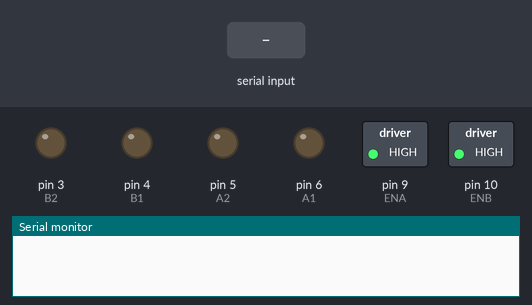
A sketch run on a simulated Arduino Uno, built with avr-gcc and run on an emulated ATmega328P. Shown: switched loads named in the sketch (green lamp = pin HIGH), output pins drawn as LEDs (lit = HIGH), the last lines printed to the serial monitor. The test bench sets the inputs (shaded band).

Above: at 1.2 s.
1.3 s: "MOTOR_FORWARD\n" received over Serial
At 1.6 s:
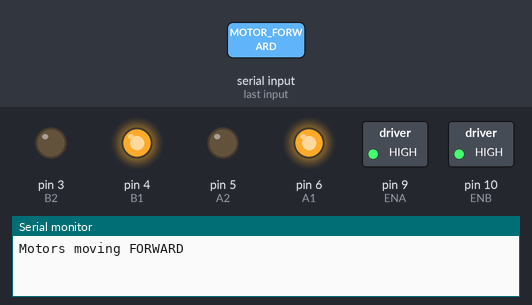
2.8 s: "MOTOR_BACKWARD\n" received over Serial
At 4.0 s:
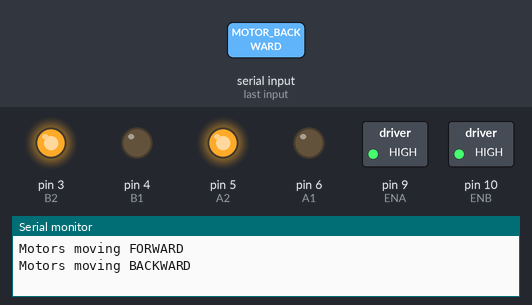
4.3 s: "MOTOR_LEFT\n" received over Serial
At 5.0 s:
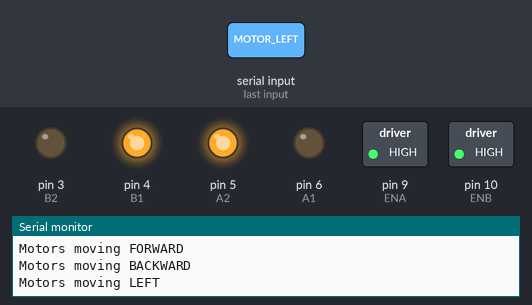
5.8 s: "MOTOR_RIGHT\n" received over Serial
At 6.2 s:
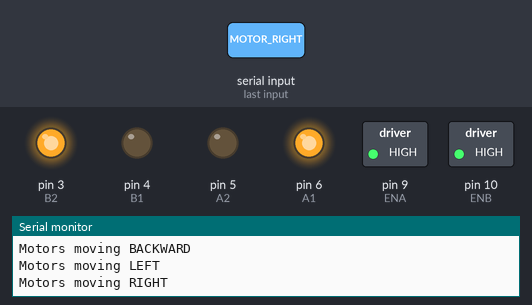
Timing chart, 0 to 8.3 s (numbered marks = the images above; inputs shaded):
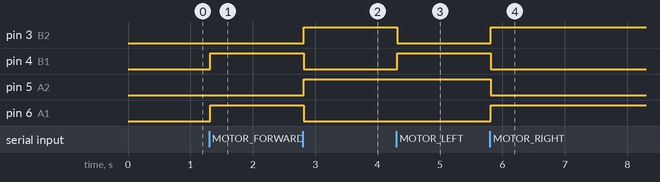

Measured:
- after the input at 1.3 s, pin 4 (B1), pin 6 (A1): LOW → HIGH at once
- after the input at 2.8 s, pin 3 (B2), pin 5 (A2): LOW → HIGH at once; pin 4 (B1), pin 6 (A1): HIGH → LOW at once
- after the input at 4.3 s, pin 3 (B2): HIGH → LOW at once; pin 4 (B1): LOW → HIGH at once
- after the input at 5.8 s, pin 3 (B2), pin 6 (A1): LOW → HIGH at once; pin 4 (B1), pin 5 (A2): HIGH → LOW at once

The sketch:

Arduino-Jarvis2.ino
```cpp
#define ENA 9   // Enable Pin for Motor 1
#define A1 6    // Motor 1 Direction
#define A2 5

#define ENB 10  // Enable Pin for Motor 2
#define B1 4    // Motor 2 Direction
#define B2 3
/*#define ENA D1
#define A1 D2
#define A2 D3
#define ENB D4
#define B1 D5
#define B2 D6 8 */

void setup() {
    Serial.begin(9600);  // Start Serial Communication
    pinMode(ENA, OUTPUT);
    pinMode(A1, OUTPUT);
    pinMode(A2, OUTPUT);

    pinMode(ENB, OUTPUT);
    pinMode(B1, OUTPUT);
    pinMode(B2, OUTPUT);

    // Set initial state
    digitalWrite(A1, LOW);
    digitalWrite(A2, LOW);
    digitalWrite(B1, LOW);
    digitalWrite(B2, LOW);
    analogWrite(ENA, 255); // Full speed
    analogWrite(ENB, 255); // Full speed
}

void loop() {
    if (Serial.available()) {
        String command = Serial.readStringUntil('\n');  // Read serial input
        command.trim();

        if (command == "LED_ON") {
            digitalWrite(7, HIGH);
            Serial.println("LED is ON");
        } else if (command == "LED_OFF") {
            digitalWrite(7, LOW);
            Serial.println("LED is OFF");
        } else if (command == "MOTOR_FORWARD") {
            digitalWrite(A1, HIGH);
            digitalWrite(A2, LOW);
            digitalWrite(B1, HIGH);
            digitalWrite(B2, LOW);
            Serial.println("Motors moving FORWARD");
        } else if (command == "MOTOR_BACKWARD") {
            digitalWrite(A1, LOW);
            digitalWrite(A2, HIGH);
            digitalWrite(B1, LOW);
            digitalWrite(B2, HIGH);
            Serial.println("Motors moving BACKWARD");
        }
           else if (command == "MOTOR_LEFT")
        {
            digitalWrite(A1, LOW);
            digitalWrite(A2, HIGH);
            digitalWrite(B1, HIGH);
            digitalWrite(B2, LOW);
            Serial.println("Motors moving LEFT");
           // analogWrite(ENA, 150);
           // analogWrite(ENB, 150);
        }
        else if (command == "MOTOR_RIGHT")
        {
            digitalWrite(A1, HIGH);
            digitalWrite(A2, LOW);
            digitalWrite(B1, LOW);
            digitalWrite(B2, HIGH);
            Serial.println("Motors moving RIGHT");
            //analogWrite(ENA, 150);
            //analogWrite(ENB, 150);
        }
        else if (command == "MOTOR_STOP") {
            digitalWrite(A1, LOW);
            digitalWrite(A2, LOW);
            digitalWrite(B1, LOW);
            digitalWrite(B2, LOW);
            Serial.println("Motors STOPPED");
        }
    }
}
```
